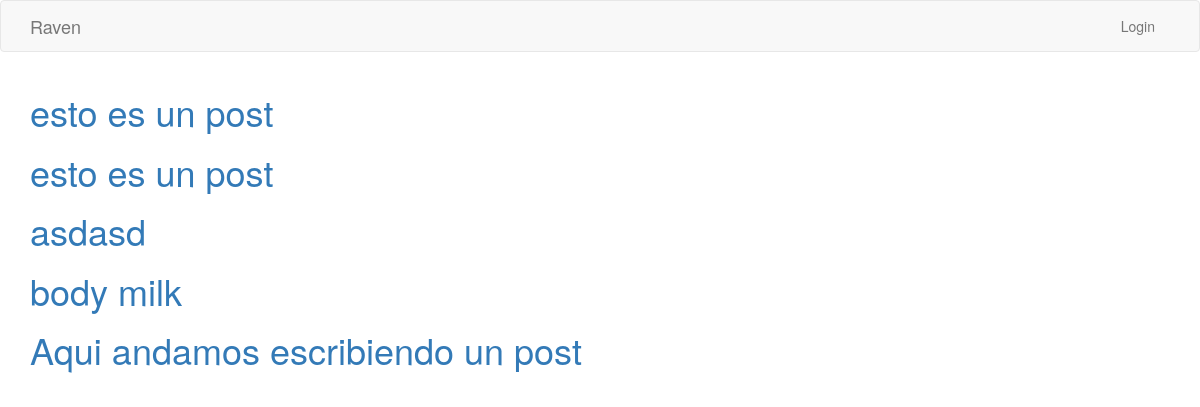
Before: / with the older database file.
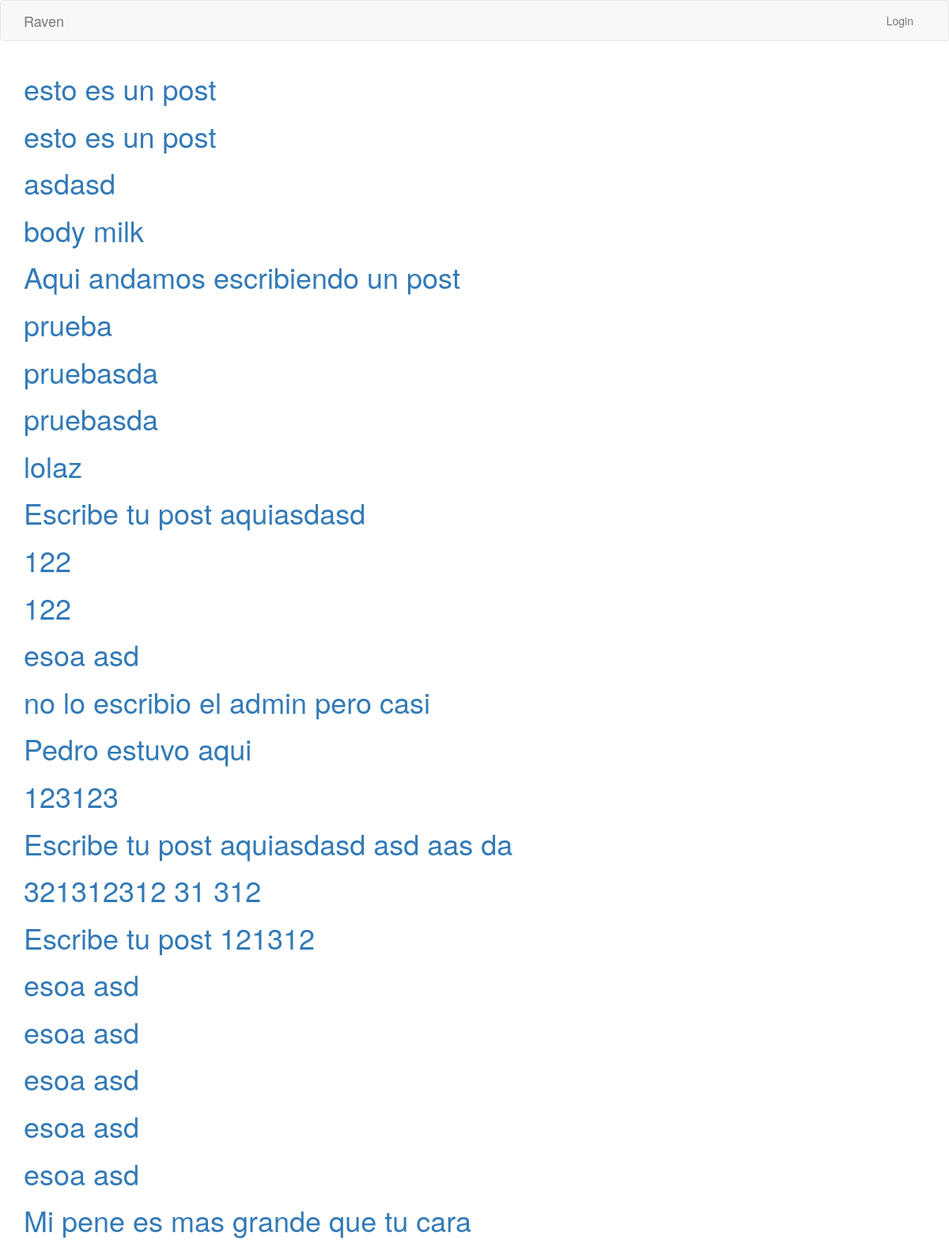
After: the same page with the newer database file.
### post/models.py (models this page shows)
class Post(models.Model):
    body = models.TextField(max_length=155)
    created = models.DateTimeField(auto_now_add=True)
    creator = models.ForeignKey(CustomUser)
    reply = models.ManyToManyField(Reply)

### post/views.py (the view)
# urls.py: url(r'^$', PostList.as_view(), name="post_list"),
class PostList(ListView):
    model = Post

### post/models.py (called while the page is built)
def Post_creado(sender,args, **kwargs):
    dic=kwargs.__getitem__('kwargs')
    if dic.get('creator' ) == CustomUser.objects.get(id=2):
        dic.__setitem__('creator', CustomUser.objects.get(id=1))

### post/templates/post/post_list.html (shortened to what this page needs)
{% load bootstrap3 %}
<!DOCTYPE html>
<html>
<head>
    {% bootstrap_css %}
</head>
<body>
<div class="navbar navbar-default" role="navigation">
<div class="container">
<div class="navbar-header">
            <a class="navbar-brand" href="/">Raven</a>
          </div>
    <div class="navbar-collapse collapse">
        <ul class="nav navbar-nav navbar-right">
            {% block actions %}
               {% if not user.is_authenticated %} <li><a href="{% url "login" %}">Login</a></li> {%  endif %}
            {% endblock %}
        </ul>
        </div>
</div>
</div>
    <div class="container">
    {% block content %}
        {% for post in object_list %}
            <h1><a href={% url "post_detail" post.id %}>{{ post.body }}</a></h1>
        {% endfor %}
    {% endblock %}
    </div>
</body>
</html>

Changed rows visible on the page:
added Post: body "prueba"
added Post: body "pruebasda"
added Post: body "pruebasda"
added Post: body "lolaz"
added Post: body "Escribe tu post aquiasdasd"
added Post: body "122"
added Post: body "122"
added Post: body "esoa asd"
added Post: body "no lo escribio el admin pero casi"
added Post: body "Pedro estuvo aqui"
added Post: body "123123"
added Post: body "Escribe tu post aquiasdasd asd aas da"
added Post: body "321312312 31 312"
added Post: body "Escribe tu post 121312"
added Post: body "esoa asd"
added Post: body "esoa asd"
added Post: body "esoa asd"
added Post: body "esoa asd"
added Post: body "esoa asd"
added Post: body "Mi pene es mas grande que tu cara"
